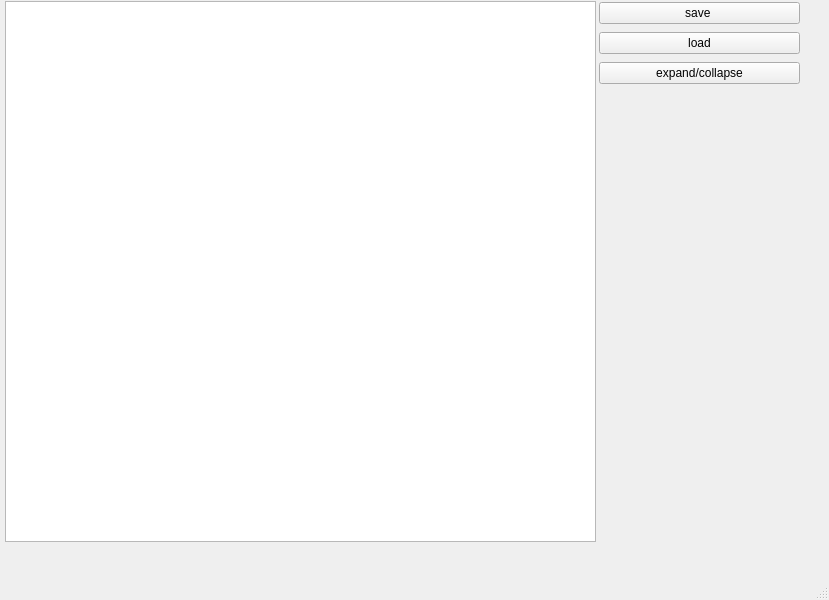
<?xml version="1.0" encoding="UTF-8"?>
<ui version="4.0">
 <class>MainWindow</class>
 <widget class="QMainWindow" name="MainWindow">
  <property name="geometry">
   <rect>
    <x>0</x>
    <y>0</y>
    <width>829</width>
    <height>600</height>
   </rect>
  </property>
  <property name="windowTitle">
   <string>MainWindow</string>
  </property>
  <widget class="QWidget" name="centralwidget">
   <widget class="QWidget" name="verticalLayoutWidget">
    <property name="geometry">
     <rect>
      <x>599</x>
      <y>0</y>
      <width>201</width>
      <height>89</height>
     </rect>
    </property>
    <layout class="QVBoxLayout" name="verticalLayout">
     <item>
      <widget class="QPushButton" name="save_button">
       <property name="text">
        <string>save </string>
       </property>
      </widget>
     </item>
     <item>
      <widget class="QPushButton" name="load_button">
       <property name="text">
        <string>load</string>
       </property>
      </widget>
     </item>
     <item>
      <widget class="QPushButton" name="exp_coll_button">
       <property name="text">
        <string>expand/collapse</string>
       </property>
      </widget>
     </item>
    </layout>
   </widget>
   <widget class="QTreeView" name="treeView">
    <property name="geometry">
     <rect>
      <x>5</x>
      <y>1</y>
      <width>591</width>
      <height>541</height>
     </rect>
    </property>
   </widget>
  </widget>
  <widget class="QMenuBar" name="menubar">
   <property name="geometry">
    <rect>
     <x>0</x>
     <y>0</y>
     <width>829</width>
     <height>22</height>
    </rect>
   </property>
  </widget>
  <widget class="QStatusBar" name="statusbar"/>
 </widget>
 <resources/>
 <connections/>
</ui>
